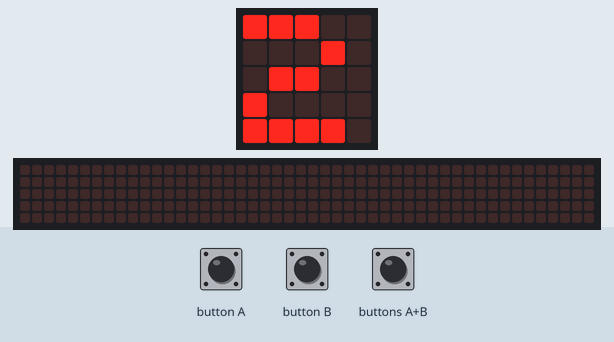
Simulated run of this program. Board: BBC micro:bit (MakeCode). On the bench: the board's 5×5 LED display, a strip that is not on the board, showing the scrolling text unrolled. The test bench sets the inputs (shaded band). The 48×5 strip is a reading aid, not a part: it shows the text the display is scrolling, unrolled, one strip-width of it at a time.

Above: at 2.3 s.
2.4 s: button B pressed for 0.15 s
At 4.0 s:
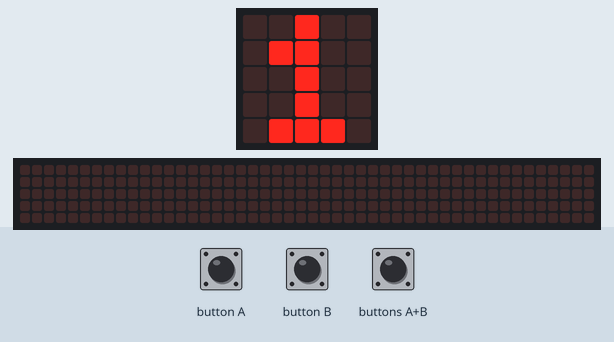
5.0 s: button A pressed for 0.15 s
6.6 s: buttons A+B pressed for 1 s
At 22.91 s:
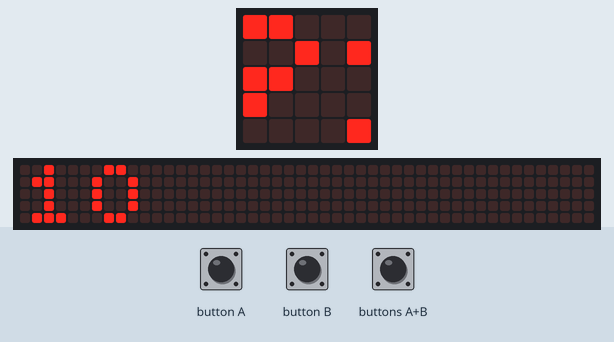
Timing chart, 0 to 24.1 s (numbered marks = the images above; inputs shaded):
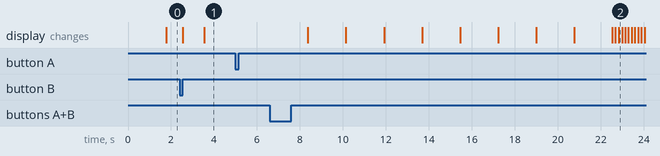

The program:

main.ts
```typescript
let counter = 0
let running = true

/**
 * ずっとブロック（forever）内で1ずつカウントアップします
 */
basic.forever(function () {
    if (running) {
        counter += 1
        basic.showNumber(counter)
    }
    // カウントの速さ（ミリ秒）。必要に応じて調整してください。
    basic.pause(1000)
})

/**
 * Aボタンを押したらカウントを止める
 */
input.onButtonPressed(Button.A, function () {
    running = false
})

/**
 * Bボタンを押したらカウントを0にリセット
 */
input.onButtonPressed(Button.B, function () {
    counter = 0
    basic.showNumber(counter)
})

/**
 * A+Bボタンで再びカウントを始める
 */
input.onButtonPressed(Button.AB, function () {
    running = true
})
```

test.ts
```typescript
// テストはここに来ます。このパッケージが拡張機能として使用されるときにはコンパイルされません。
```

Measured:
- after the input at 2.4 s, the display: first changes after 0.15 s (image 1 shows a later state)
- after the input at 5.0 s, every drawn part: stays the same
- after the input at 6.6 s, the display: first changes after 1.8 s (image 2 shows a later state)
